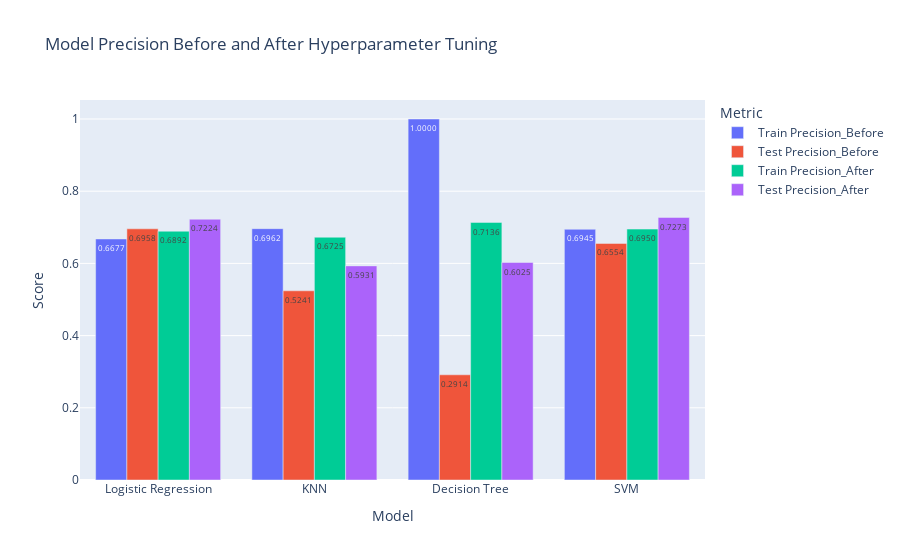

Here is the notebook cell this chart was saved with:
### Code cell
import plotly.express as px
fig = px.bar(comparison_df, x='Model', y=['Train Precision_Before', 'Test Precision_Before', 'Train Precision_After','Test Precision_After'], barmode='group', title='Model Precision Before and After Hyperparameter Tuning', text_auto='.4f')
fig.update_traces(textfont_size=11, textangle=0, cliponaxis=False)
fig.update_yaxes(title_text='Score')
fig.update_layout(legend_title_text='Metric')
fig.write_image("images/models_precision_comparison.png")
fig.show()

### Figure 1 — Plotly figure (JSON) as saved in the notebook; plotly's stock layout.template omitted (floating-point values rounded to 4 significant figures)
{"data": [{"alignmentgroup": "True", "cliponaxis": false, "hovertemplate": "variable=Train Precision_Before<br>Model=%{x}<br>value=%{y}<extra></extra>", "legendgroup": "Train Precision_Before", "marker": {"color": "#636efa", "pattern": {"shape": ""}}, "name": "Train Precision_Before", "offsetgroup": "Train Precision_Before", "orientation": "v", "showlegend": true, "textangle": 0, "textfont": {"size": 11}, "textposition": "auto", "texttemplate": "%{y:.4f}", "type": "bar", "x": ["Logistic Regression", "KNN", "Decision Tree", "SVM"], "xaxis": "x", "y": [0.6677, 0.6962, 1, 0.6945], "yaxis": "y"}, {"alignmentgroup": "True", "cliponaxis": false, "hovertemplate": "variable=Test Precision_Before<br>Model=%{x}<br>value=%{y}<extra></extra>", "legendgroup": "Test Precision_Before", "marker": {"color": "#EF553B", "pattern": {"shape": ""}}, "name": "Test Precision_Before", "offsetgroup": "Test Precision_Before", "orientation": "v", "showlegend": true, "textangle": 0, "textfont": {"size": 11}, "textposition": "auto", "texttemplate": "%{y:.4f}", "type": "bar", "x": ["Logistic Regression", "KNN", "Decision Tree", "SVM"], "xaxis": "x", "y": [0.6958, 0.5241, 0.2914, 0.6554], "yaxis": "y"}, {"alignmentgroup": "True", "cliponaxis": false, "hovertemplate": "variable=Train Precision_After<br>Model=%{x}<br>value=%{y}<extra></extra>", "legendgroup": "Train Precision_After", "marker": {"color": "#00cc96", "pattern": {"shape": ""}}, "name": "Train Precision_After", "offsetgroup": "Train Precision_After", "orientation": "v", "showlegend": true, "textangle": 0, "textfont": {"size": 11}, "textposition": "auto", "texttemplate": "%{y:.4f}", "type": "bar", "x": ["Logistic Regression", "KNN", "Decision Tree", "SVM"], "xaxis": "x", "y": [0.6892, 0.6725, 0.7136, 0.695], "yaxis": "y"}, {"alignmentgroup": "True", "cliponaxis": false, "hovertemplate": "variable=Test Precision_After<br>Model=%{x}<br>value=%{y}<extra></extra>", "legendgroup": "Test Precision_After", "marker": {"color": "#ab63fa", "pattern": {"shape": ""}}, "name": "Test Precision_After", "offsetgroup": "Test Precision_After", "orientation": "v", "showlegend": true, "textangle": 0, "textfont": {"size": 11}, "textposition": "auto", "texttemplate": "%{y:.4f}", "type": "bar", "x": ["Logistic Regression", "KNN", "Decision Tree", "SVM"], "xaxis": "x", "y": [0.7224, 0.5931, 0.6025, 0.7273], "yaxis": "y"}], "layout": {"barmode": "group", "legend": {"title": {"text": "Metric"}, "tracegroupgap": 0}, "title": {"text": "Model Precision Before and After Hyperparameter Tuning"}, "xaxis": {"anchor": "y", "domain": [0, 1], "title": {"text": "Model"}}, "yaxis": {"anchor": "x", "domain": [0, 1], "title": {"text": "Score"}}}}
